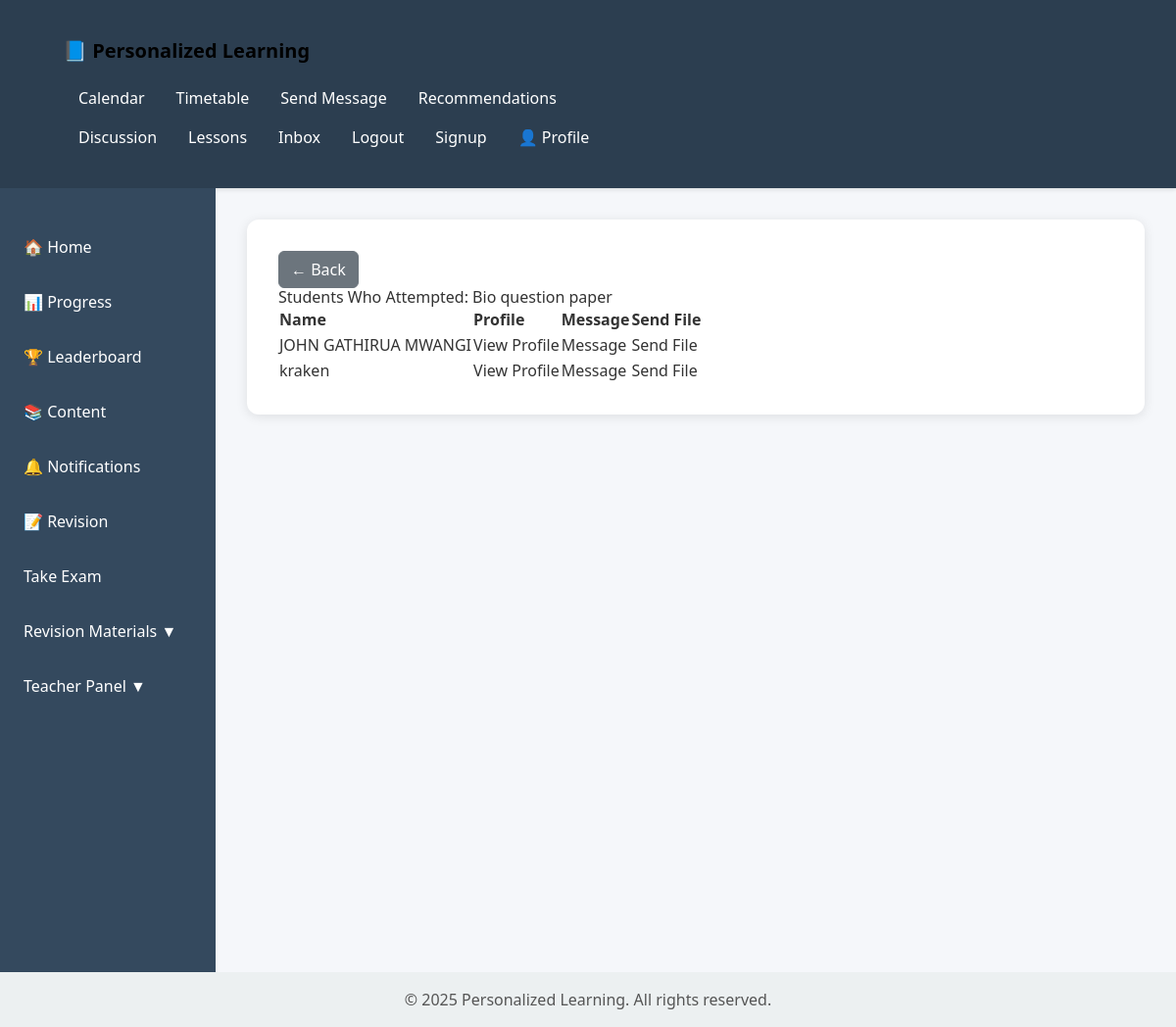
The page /examination/exams/2/students/ (signed in) on the database its author committed.
### Examination/models.py (models this page shows, shortened)
class Exam(models.Model):
    title = models.CharField(max_length=255)
    created_by = models.ForeignKey(Teacher, on_delete=models.SET_NULL, null=True)
    created_at = models.DateTimeField(auto_now_add=True)

### users/models.py (models this page shows, shortened)
class Profile(models.Model):
    GENDER_CHOICES = [
        ('M', 'Male'),
        ('F', 'Female'),
        ('O', 'Other'),
    ]
    ROLE_CHOICES = [
        ('student', 'Student'),
        ('teacher', 'Teacher'),
        ('admin', 'Admin'),
    ]
    user = models.OneToOneField(User, on_delete=models.CASCADE, related_name='users_profile',null=True)
    full_name = models.CharField(max_length=150, blank=True)
    grade = models.CharField(max_length=50, blank=True)
    school = models.CharField(max_length=100, blank=True)
    address = models.CharField(max_length=255, blank=True)
    gender = models.CharField(max_length=1, choices=GENDER_CHOICES, blank=True)
    dob = models.DateField(verbose_name="Date of Birth", null=True, blank=True)
    role = models.CharField(max_length=10, choices=ROLE_CHOICES, default='teacher')

### Examination/views.py (the view)
# urls.py: path('exams/<int:exam_id>/students/', views.exam_students_list, name='exam_students_list'),
@login_required
def exam_students_list(request, exam_id):
    profile = request.user.users_profile
    if profile.role != 'teacher':
        return HttpResponse("You are not authorized to view this page.", status=403)
    exam = get_object_or_404(Exam, id=exam_id)
    student_exams = StudentExam.objects.filter(exam=exam).select_related('student')
    students = [se.student for se in student_exams]
    return render(request, 'Examination/exam_students_list.html', {
        'exam': exam,
        'students': students,
    })

### Examination/templates/Examination/exam_students_list.html
{% extends "content/base.html" %}
{% block content %}
<button type="button" onclick="window.history.back();" class="btn btn-secondary">
    &larr; Back
  </button>
  <h2>Students Who Attempted: {{ exam.title }}</h2>
  <table border="1">
    <tr>
      <th>Name</th>
      <th>Profile</th>
      <th>Message</th>
      <th>Send File</th>
    </tr>
    {% for student in students %}
      <tr>
        <td>{{ student.full_name|default:student.user.username }}</td>
        <td>
          <a href="{% url 'user-profile' student.id %}">View Profile</a>
        </td>
        <td>
          <a href="{%url 'send_private_message'%}?to={{ student.user.id }}">Message</a>
        </td>
        <td>
            <a href="{% url 'send_exam_file' exam.id student.id %}">Send File</a>
          </td>
      </tr>
    {% empty %}
      <tr><td colspan="4">No students have attempted this exam yet.</td></tr>
    {% endfor %}
  </table>
{% endblock %}

### content/templates/content/base.html (style rules this page uses)
body { margin: 0; font-family: 'Segoe UI', Tahoma, Geneva, Verdana, sans-serif; background-color: #f5f7fa; color: #333; display: flex; flex-direction: column; min-height: 100vh; }

### rows shown on the page
Exam: title "Bio question paper"
Profile: full_name "JOHN GATHIRUA MWANGI"
Profile: full_name "kraken"
